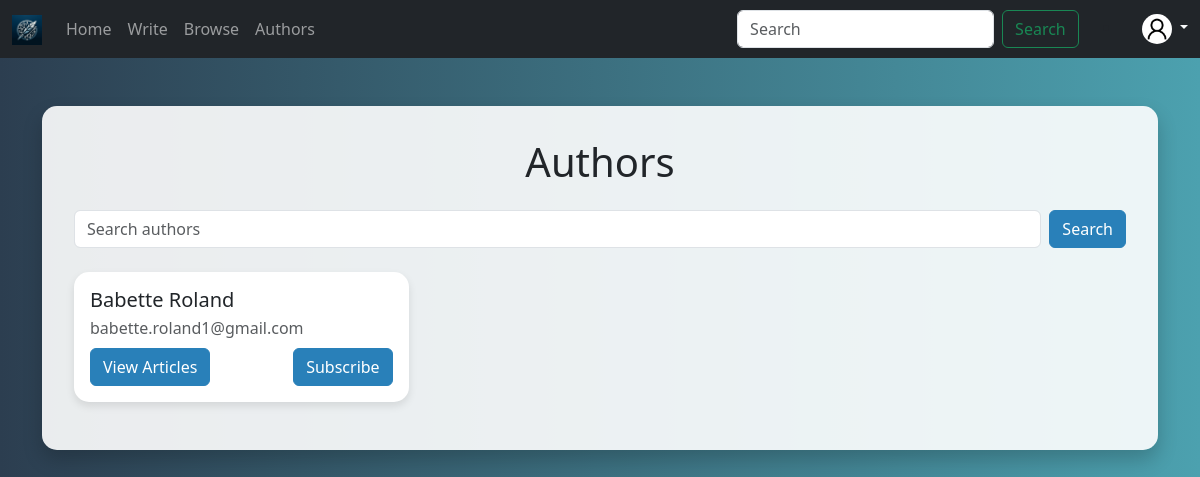
Page /author on the earlier database version.
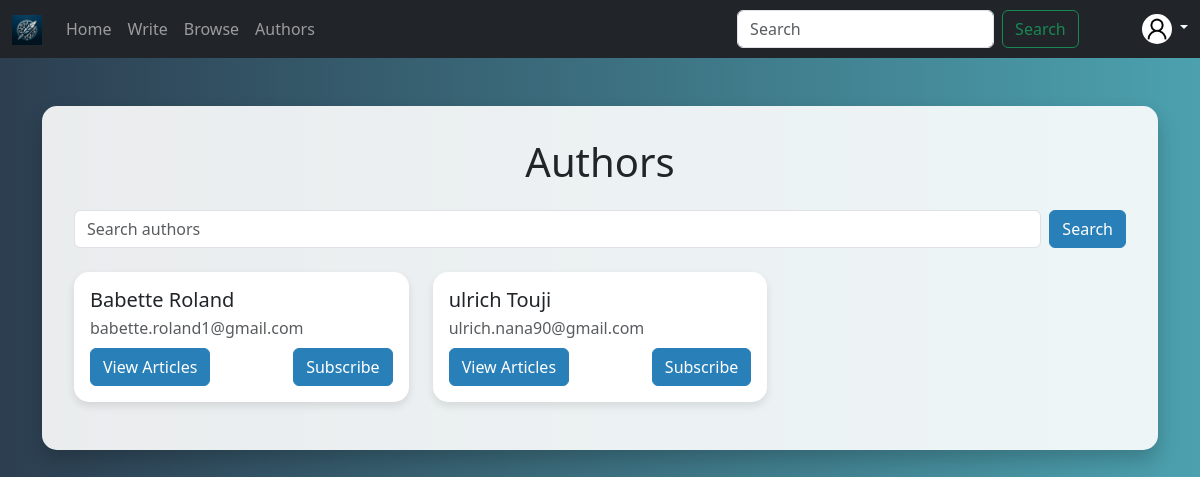
Same page on the later database version.
### projet/models.py (models this page shows)
class User(Base):
    __tablename__ = 'users'
    id = Column(String(72), primary_key=True)
    first_name = Column(String(72))
    last_name = Column(String(72))
    email = Column(String(72), unique=True)
    password = Column(String(72))
    is_active = Column(Boolean, default=True)
    group = Column(String(2048), nullable=True)
    articles = relationship("Article", back_populates="author")
    comments = relationship("Comment", back_populates="author")
    likes_dislikes_article = relationship("LikeDislikeArticle", back_populates="user")
    likes_dislikes_comment = relationship("LikeDislikeComments", back_populates="user")
    subscriptions = relationship("Subscription", foreign_keys=[Subscription.user_id], back_populates="user")
    subscribers = relationship("Subscription", foreign_keys=[Subscription.author_id], back_populates="author")

### projet/routes/users.py (the view)
@router.get("/author")
def get_author(request: Request, q: Optional[str] = None, db: Session = Depends(get_db)):
    if q:
        authors = db.query(UserModel).filter(
            or_(
                UserModel.first_name.contains(q),
                UserModel.last_name.contains(q)
            )
        ).all()
    else:
        authors = db.query(UserModel).join(ArticleModel).distinct(UserModel.id).all()
    return templates.TemplateResponse(
        "author.html",
        context={'request': request, 'Authors': authors, 'query': q}
    )

### projet/templates/author.html (shortened to what this page needs)
{% extends "base.html" %}
{% block head %}
{{ super() }}
{% endblock %}
{% block content %}
{% include 'navbar.html' %}
<div class="container my-5">
    <div class="author-container">
        <h1 class="mb-4 text-center">Authors</h1>
        <form class="d-flex mb-4" action="/author">
            <input class="form-control me-2" type="search" name="q" placeholder="Search authors" value="{{ query or '' }}">
            <button class="btn btn-outline-primary" type="submit">Search</button>
        </form>
        <div class="row row-cols-1 row-cols-md-2 row-cols-lg-3 g-4">
            {% for author in Authors %}
            <div class="col">
                <div class="author-card d-flex flex-column align-items-start">
                    <h5 class="mb-1">{{ author.first_name }} {{ author.last_name }}</h5>
                    <p class="text-muted mb-2">{{ author.email }}</p>
                    <div class="d-flex justify-content-between w-100 mt-auto">
                        <a href="/author/{{ author.id }}" class="btn btn-outline-primary">View Articles</a>
                        <a href="/subscribe/{{ author.id }}" class="btn btn-primary">Subscribe</a>
                    </div>
                </div>
            </div>
            {% endfor %}
        </div>
    </div>
</div>
{% endblock %}

Differences in the rows shown:
added User: first_name "ulrich", last_name "Touji", email "ulrich.nana90@gmail.com"
